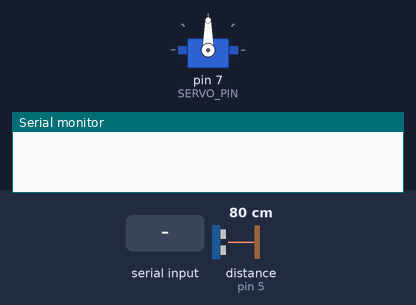
The sketch below on a simulated Arduino Uno, built with avr-gcc and run on an emulated ATmega328P. Shown: servo, the last lines printed to the serial monitor. Wiring (inferred from the names in the program): ultrasonic range finder: trigger pin 6; echo pin 5. The test bench sets the inputs (shaded band); at power-on: distance to the obstacle (sensor on pin 5) 80 cm. The echo pulse lasts 58.3 µs per cm.

Above: at 0.1 s.
At 10.1 s:
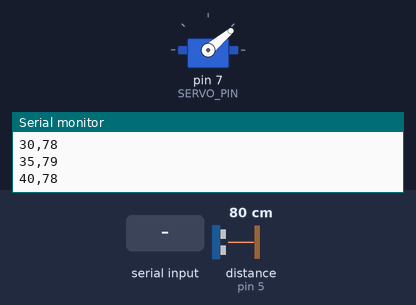
10.2 s: "1\n" received over Serial
At 15.4 s:
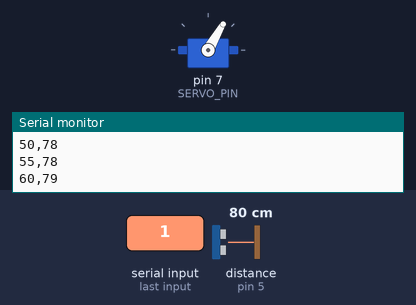
Timing chart, 0 to 40.3 s (numbered marks = the images above; inputs shaded):
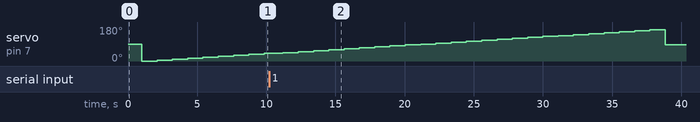

The sketch:

sonar.ino
```cpp
#include <Servo.h>

#define BAUD_RATE 9600
#define SERVO_PIN 7
#define TRIG_PIN 6
#define ECHO_PIN 5

#define ANGLE_STEP 5

Servo servo;

/* Servo :
 * Left : 170°
 * Right: 0°
 */

bool in_scan;
int current_angle;
int current_distance;

int compute_distance() {
  int distance;
  float duration;

  digitalWrite(TRIG_PIN, LOW);
  delayMicroseconds(2);

  digitalWrite(TRIG_PIN, HIGH);
  delayMicroseconds(10);
  digitalWrite(TRIG_PIN, LOW);

  duration = pulseIn(ECHO_PIN, HIGH);
  distance = duration * 0.034 / 2;

  return distance;
}

void send_infos(int angle, int distance) {
  Serial.print(angle, DEC);
  Serial.print(",");
  Serial.print(distance, DEC);
  Serial.print("\n");
}

void setup() {
  Serial.begin(BAUD_RATE);
  pinMode(TRIG_PIN, OUTPUT);
  pinMode(ECHO_PIN, INPUT);
  in_scan = true;
  current_angle = 0;
  servo.attach(SERVO_PIN);
}

void loop() {
  String command = Serial.readString();

  if (command == "stop\n") {
    in_scan = false;
  }

  if (current_angle >= 170) {
    in_scan = false;
    Serial.print("end\n");
    servo.write(85);
    delay(10000);
  }

  if (in_scan) {
    servo.write(current_angle);
    current_distance = compute_distance();
    send_infos(current_angle, current_distance);
    current_angle += ANGLE_STEP;
    delay(100);
  }
}
```

Measured:
- by itself, servo on pin 7 (SERVO_PIN): rises from 40° to 165° in 26.5 s, then falls to 85° in 1.1 s
